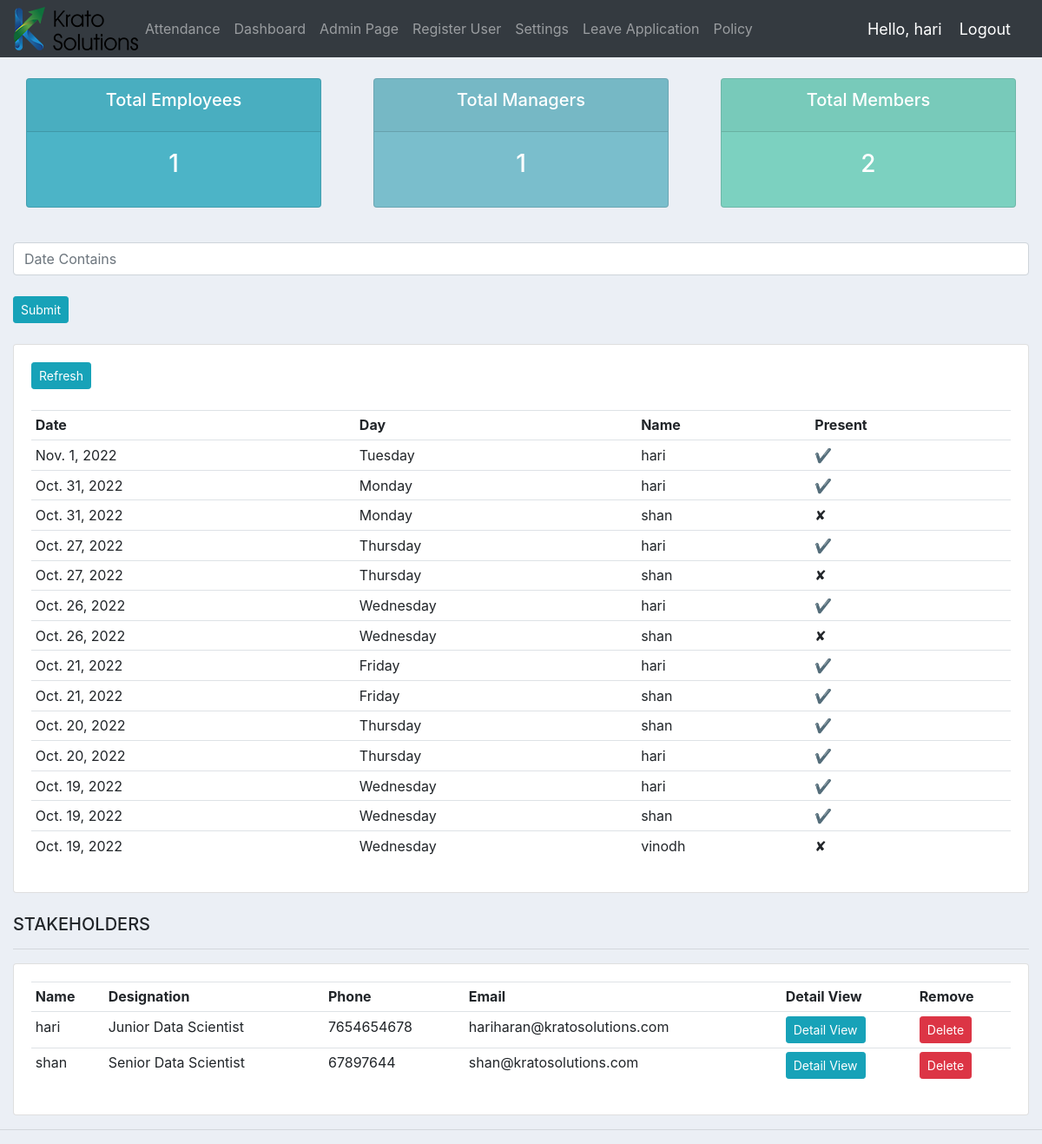
The app's page /home (signed in) with its own data.
### accounts/models.py (models this page shows, shortened)
class Attendance(models.Model):
	attender = models.CharField(max_length=25,null=True)
	date = models.DateField(null=True)
	is_present = models.BooleanField(null=True)
	clockin = models.DateTimeField(null=True)
	clockout = models.DateTimeField(null=True)

class Customer(models.Model):
	user = models.OneToOneField(User, null=True, blank=True, on_delete=models.CASCADE)
	name = models.CharField(max_length=200, null=True)
	phone = models.CharField(max_length=200, null=True)
	email = models.EmailField(max_length=200, null=True)
	designation = models.CharField(max_length=200, null=True)
	profile_pic = models.ImageField(default="profile1.png", null=True, blank=True)
	date_of_join = models.DateTimeField(auto_now_add=True, null=True)
	date_of_birth = models.DateTimeField(auto_now_add=True, null=True)
	date_created = models.DateTimeField(auto_now_add=True, null=True)

### accounts/decorators.py (the view)
	def wrapper_function(request, *args, **kwargs):
		group = None
		if request.user.groups.exists():
			group = request.user.groups.all()[0].name
		if group == 'customer':
			return redirect('user-page')
		if group == 'admin':
			return view_func(request, *args, **kwargs)

### accounts/views.py (called while the page is built, shortened)
@login_required(login_url='login')
@admin_only
def home(request):
	customers = Customer.objects.all()
	user = User.objects.all()
	attend = Attendance.objects.all().order_by('date').reverse()
	employees = user.exclude(is_staff=True).count()
	managers = user.filter(is_staff=True).count()
	total_stackholders = user.count()
	present = attend.filter(is_present=True)
	f = AttenFilter(request.GET, queryset=Attendance.objects.all().order_by('date').reverse())
	has_filter = any(field in request.GET for field in set(f.get_fields()))
	context = {'customers':customers, 'user':user,
	'employees':employees,'managers':managers,
	'total_stackholders':total_stackholders, 'filter': f, 'has_filter': has_filter,
	'present' : present,
	}
	return render(request, 'accounts/dashboard.html', context)

### accounts/templates/accounts/dashboard.html (shortened to what this page needs)
{%  extends 'accounts/main.html' %}
{% block content %}
{%  include 'accounts/status.html' %}
{% load static %}
{% load i18n %}
<br>
		<form method="get">
			<input type="text" name="date" class="form-control" placeholder="Date Contains" />
			<br>
			<input class="btn btn-sm btn-info" type="submit" />
		</form>
		<br />
		<div class="card card-body">
			<form method="POST" enctype="multipart/form-data">
			<button class="btn btn-sm btn-info" name="btnform1">Refresh</button>
		</form>
			<br />
			<table class="table table-sm">
				<tr>
					<th>Date</th>
					<th>Day</th>
					<th>Name</th>
					<th>Present</th>
				</tr>
				{% for emp in filter.qs %}
					<tr>
						<td>{{emp.date}}</td>
						<td>{{emp.date|date:"l"}}</td>
						<td>{{emp.attender}}</td>
						<td>{{emp.is_present|yesno:"✔,✘" }}</td>
					</tr>
				{% endfor %}
			</table>
	</div>
	<br />
	<div class="row">
		<div class="col-md-12">
			<h5>STAKEHOLDERS</h5>
			<hr>
			<div class="card card-body">
				<table class="table table-sm">
					<tr>
						<th>Name</th>
						<th>Designation</th>
						<th>Phone</th>
						<th>Email</th>
						<th>Detail View</th>
						<th>Remove</th>
					</tr>
					{% for customer in customers %}
						<tr>
							<td>{{customer.name}}</td>
							<td>{{customer.designation}}</td>
							<td>{{customer.phone}}</td>
							<td>{{customer.email}}</td>
							<td><a class="btn btn-sm btn-info" href="{% url 'detail_view' customer.id %}">Detail View</a></td>
							<td><a class="btn btn-sm btn-danger" href="{% url 'delete_view' customer.id %}">Delete</a></td>
						</tr>
					{% endfor %}
				</table>
			</div>
</div>
</div>
{% endblock %}

### accounts/templates/accounts/main.html (shortened to what this page needs)
{% load static %}
<!DOCTYPE html>
<html>
<head>
	<link rel="stylesheet" href="https://stackpath.bootstrapcdn.com/bootstrap/4.3.1/css/bootstrap.min.css">
	<link rel="stylesheet" type="text/css" href="{% static '/css/main.css' %}">
</head>
<body>
	{%  include 'accounts/navbar.html' %}
	<div class="container-fluid">
	{% block content %}
	{% endblock %}
    </div>
	<hr>
</body>
</html>

### accounts/templates/accounts/navbar.html (shortened to what this page needs)
{% load static %}
<nav class="navbar navbar-expand-lg navbar-dark bg-dark">
 <img src="{% static 'images/logo.png' %}">
  <div class="collapse navbar-collapse" id="navbarNav">
    <ul class="navbar-nav">
      {% if request.user.is_staff %}
      <li class="nav-item">
        <a class="nav-link" href="{% url 'attendance' %}">Attendance</a>
      </li>
      <li class="nav-item">
        <a class="nav-link" href="{% url 'home' %}">Dashboard</a>
      </li>
      <li class="nav-item">
        <a class="nav-link" href="{% url 'admin:index' %}">Admin Page</a>
      </li>
      <li class="nav-item">
        <a class="nav-link" href="{% url 'register' %}">Register User</a>
      </li>
      <li class="nav-item">
        <a class="nav-link" href="{% url 'account' %}">Settings</a>
      </li>
      <li class="nav-item">
        <a class="nav-link" href="{% url 'leave_application' %}">Leave Application</a>
      </li>
      <li class="nav-item">
        <a class="nav-link" href="{% url 'DownloadPdf' %}">Policy</a>
      </li>
      {% endif %}
    </ul>
  </div>
  <span class="hello-msg">Hello, {{request.user}}</span>
  <span ><a  class="hello-msg" href="{% url 'logout' %}">Logout</a></span>
</nav>

### accounts/templates/accounts/status.html
<br>
<div class="row">
	<div class="col">
		<div class="col-md">
			<div class="card text-center text-white  mb-3" id="total-orders">
			  	<div class="card-header">
			  		<h5 class="card-title">Total Employees</h5>
			  	</div>
			  	<div class="card-body">
			    	<h3 class="card-title">{{employees}}</h3>
			  	</div>
			</div>
		</div>
	</div>
	<div class="col">
		<div class="col-md">
			<div class="card text-center text-white  mb-3" id="orders-delivered">
			  	<div class="card-header">
			  		<h5 class="card-title">Total Managers</h5>
			  	</div>
			  	<div class="card-body">
			    	<h3 class="card-title">{{managers}}</h3>
			  	</div>
			</div>
		</div>
	</div>
	<div class="col">
		<div class="col-md">
			<div class="card text-center text-white  mb-3" id="orders-pending">
			  	<div class="card-header">
			  		<h5 class="card-title">Total Members</h5>
			  	</div>
			  	<div class="card-body">
			    	<h3 class="card-title">{{total_stackholders}}</h3>
			  	</div>
			</div>
		</div>
	</div>
</div>

### static/css/main.css (style rules this page uses)
body { background-color: #ebeff5; }
#total-orders { background-color: #4cb4c7; }
#orders-delivered { background-color: #7abecc; }
#orders-pending { background-color: #7CD1C0; }

### accounts/templates/accounts/navbar.html (style rules this page uses)
.hello-msg { font-size: 18px; color: #fff; margin-right: 20px; }

### records on screen
Attendance: date "Nov. 1, 2022", date "Tuesday", attender "hari", is_present "✔"
Attendance: date "Oct. 31, 2022", date "Monday", attender "hari", is_present "✔"
Attendance: date "Oct. 31, 2022", date "Monday", attender "shan", is_present "✘"
Attendance: date "Oct. 27, 2022", date "Thursday", attender "hari", is_present "✔"
Attendance: date "Oct. 27, 2022", date "Thursday", attender "shan", is_present "✘"
Attendance: date "Oct. 26, 2022", date "Wednesday", attender "hari", is_present "✔"
Attendance: date "Oct. 26, 2022", date "Wednesday", attender "shan", is_present "✘"
Attendance: date "Oct. 21, 2022", date "Friday", attender "hari", is_present "✔"
Attendance: date "Oct. 21, 2022", date "Friday", attender "shan", is_present "✔"
Attendance: date "Oct. 20, 2022", date "Thursday", attender "shan", is_present "✔"
Attendance: date "Oct. 20, 2022", date "Thursday", attender "hari", is_present "✔"
Attendance: date "Oct. 19, 2022", date "Wednesday", attender "hari", is_present "✔"
Attendance: date "Oct. 19, 2022", date "Wednesday", attender "shan", is_present "✔"
Attendance: date "Oct. 19, 2022", date "Wednesday", attender "vinodh", is_present "✘"
Customer: name "hari", designation "Junior Data Scientist", phone "7654654678", email "hariharan@kratosolutions.com"
Customer: name "shan", designation "Senior Data Scientist", phone "67897644", email "shan@kratosolutions.com"

### other values on screen
{{ request.user }} "hari"
{{ employees }} "1"
{{ managers }} "1"
{{ total_stackholders }} "2"
